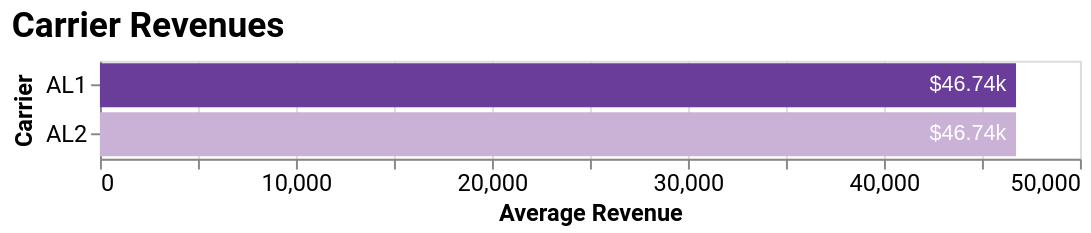

The notebook cell this image was saved under:
### Markdown cell above
For this example, several default reports are included, which allows us to access a number of pre-packaged visualizations for the results.

### Code cell
summary.fig_carrier_revenues()

### Figure 1 — Vega-Lite specification as saved in the notebook (floating-point values rounded to 4 significant figures)
{"config": {"view": {"continuousHeight": 300, "continuousWidth": 400}, "range": {"category": ["#6a3d9a", "#cab2d6", "#33a02c", "#b2df8a", "#ff7f00", "#fdbf6f", "#1f78b4", "#a6cee3", "#e31a1c", "#fb9a99", "#b15928", "#e3d086"], "heatmap": "plasma"}, "title": {"font": "Roboto, Arial, sans-serif", "fontSize": 18, "anchor": "start", "offset": 8}, "axis": {"labelFont": "Roboto, Arial, sans-serif", "titleFont": "Roboto, Arial, sans-serif", "labelFontSize": 12, "titleFontSize": 12}, "header": {"labelFont": "Roboto, Arial, sans-serif", "titleFont": "Roboto, Arial, sans-serif"}, "legend": {"labelFont": "Roboto, Arial, sans-serif", "titleFont": "Roboto, Arial, sans-serif", "labelFontSize": 15, "titleFontSize": 12}, "bar": {"color": "#6a3d9a"}, "mark": {"color": "#6a3d9a"}, "line": {"color": "#6a3d9a"}}, "layer": [{"mark": {"type": "bar"}, "encoding": {"color": {"field": "carrier", "legend": null, "title": "Carrier", "type": "nominal"}, "tooltip": [{"field": "carrier", "title": "Carrier", "type": "nominal"}, {"field": "avg_rev", "format": "$.4s", "title": "Average Revenue", "type": "quantitative"}], "x": {"field": "avg_rev", "stack": "zero", "title": "Average Revenue", "type": "quantitative"}, "y": {"field": "carrier", "title": "Carrier", "type": "nominal"}}}, {"mark": {"type": "text", "align": "right", "baseline": "middle", "color": "white", "dx": -5, "dy": 0}, "encoding": {"text": {"field": "avg_rev", "format": "$.4s", "type": "quantitative"}, "x": {"field": "avg_rev", "stack": "zero", "title": "Average Revenue", "type": "quantitative"}, "y": {"field": "carrier", "title": "Carrier", "type": "nominal"}}}], "data": {"name": "data-7fda0e25f820bdad659c6ce5793e83e9"}, "height": 50, "title": "Carrier Revenues", "width": 500, "$schema": "https://vega.github.io/schema/vega-lite/v5.20.1.json", "datasets": {"data-7fda0e25f820bdad659c6ce5793e83e9": [{"carrier": "AL1", "avg_rev": 46740.0}, {"carrier": "AL2", "avg_rev": 46740.0}]}}
